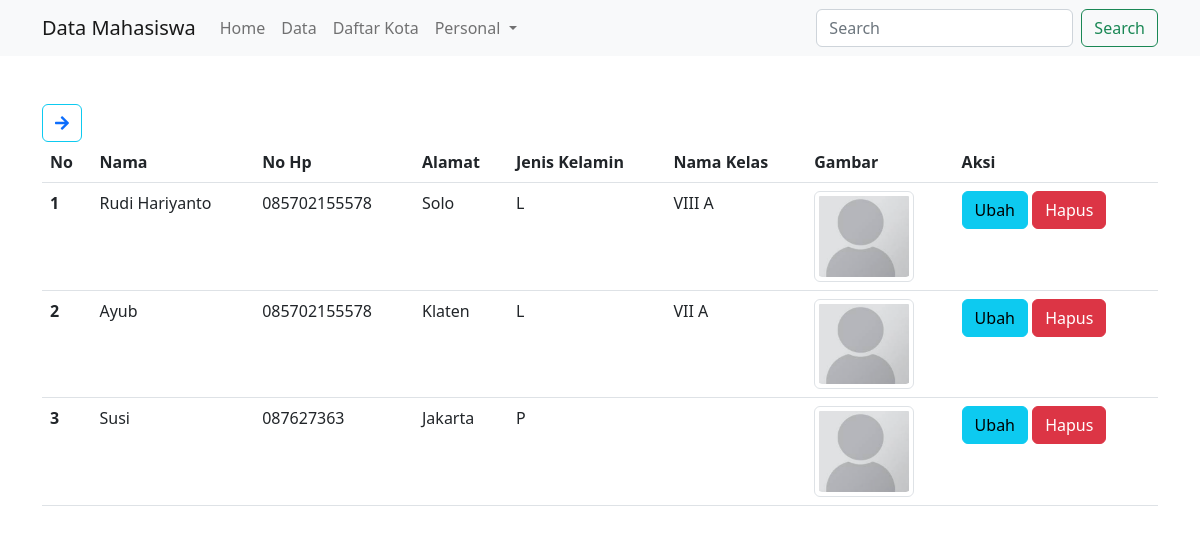
The app's page /home.php with its own data.
### tables this page shows
CREATE TABLE `data_siswa` (
  `no` int(11) NOT NULL,
  `nama` varchar(255) NOT NULL,
  `alamat` text NOT NULL,
  `nohp` varchar(16) NOT NULL,
  `jenkel` enum('L','P') NOT NULL,
  `email` varchar(40) NOT NULL,
  `foto` text NOT NULL
);

CREATE TABLE `kelas` (
  `id` int(11) NOT NULL,
  `nama_kelas` varchar(20) NOT NULL,
  `kapasitas` int(11) NOT NULL
);

### home.php (the view, shortened to what this page needs)
<?php
require_once('koneksi.php');
$limit = 10;
$offset = 0;
if (isset($_GET['pencarian'])) {
    $cari = $_GET['pencarian'];
    $ambil_data = mysqli_query($con, "SELECT a.*,k.nama_kelas FROM `data_siswa` a left JOIN  daftar_kelas b on b.no_siswa=a.no left join kelas k on k.id=b.id_kelas where a.nama like '%$cari%' LIMIT $offset, $limit ");
} else {
    $ambil_data = mysqli_query($con, "SELECT a.*,k.nama_kelas FROM `data_siswa` a left JOIN daftar_kelas b on b.no_siswa=a.no left join kelas k on k.id=b.id_kelas LIMIT $offset, $limit ");
}
?>
<!doctype html>
<html lang="en">
<head>
    <link href="https://cdn.jsdelivr.net/npm/bootstrap@5.2.3/dist/css/bootstrap.min.css" rel="stylesheet"
>
    <link href="https://cdnjs.cloudflare.com/ajax/libs/font-awesome/5.15.1/css/all.min.css" rel="stylesheet">
</head>
<body>
    <?php require_once('navbar.php'); ?>
    <div class="container mt-5">
        <table class="table">
            <thead>
                <tr>
                    <th scope="col">No</th>
                    <th scope="col">Nama</th>
                    <th scope="col">No Hp</th>
                    <th scope="col">Alamat</th>
                    <th scope="col">Jenis Kelamin</th>
                    <th scope="col">Nama Kelas</th>
                    <th scope="col">Gambar</th>
                    <th>Aksi</th>
                </tr>
            </thead>
            <tbody>
<div class="pagination">
    <button type="button" class="btn btn-outline-info next-btn">
    <a  style="text-decoration: none;" href="home.php?offset=<?php echo $offset + 10 ?>">
    <i class="fas fa-arrow-right"></i>
            </a>
    </button>
</div>
                <?php $no = 1;
                while ($data = mysqli_fetch_assoc($ambil_data)) {
                    if ($data['foto'] == "") {
                        $gambar = "Noimg.png";
                    } else {
                        $gambar = $data['foto'];
                    }
                    ?>
                    <tr>
                        <th scope="row"><?= $no++; ?></th>
                        <td>
                            <?php echo $data['nama'] ?>
                        </td>
                        <td>
                            <?php echo $data['nohp'] ?>
                        </td>
                        <td><?= $data['alamat'] ?></td>
                        <td>
                            <?= $data['jenkel'] ?>
                        </td>
                        <td><?= $data['nama_kelas'] ?></td>
                        <td><img class="img-thumbnail" width="100" src="assets/<?= $gambar ?>" /></td>
                        <td>
                            <button class="btn btn-info" data-bs-toggle="modal" data-bs-target="#exampleModal"
                                data-bs-id="<?= $data['no'] ?>" data-bs-aksi="ubah"> Ubah
                            </button>
                            <button class="btn btn-danger" data-bs-toggle="modal" data-bs-target="#exampleModal"
                                data-bs-id="<?= $data['no'] ?>" data-bs-aksi="hapus"> Hapus
                            </button>
                        </td>
                    </tr>
                <?php } ?>
            </tbody>
            </table>
</div>
</body>
</html>

### navbar.php (shortened to what this page needs)
<nav class="navbar navbar-expand-lg navbar-light bg-light " style="background-color: #e3f2fd;">
    <div class="container">
        <a class="navbar-brand" href="#">Data Mahasiswa</a>
        <div class="collapse navbar-collapse" id="navbarSupportedContent">
            <ul class="navbar-nav me-auto mb-2 mb-lg-0">
                <li class="nav-item">
                    <a class="nav-link <?=($menu=="home") ? "active" : "" ;?>" aria-current="page" href="index.php">Home</a>
                </li>
                <li class="nav-item">
                    <a class="nav-link <?=($menu=="data") ? "active" : "" ;?>" href="home.php">Data</a>
                </li>
                <li class="nav-item">
                    <a class="nav-link <?=($menu=="data") ? "active" : "" ;?>" href="daftarkota.php">Daftar Kota</a>
                </li>
                <li class="nav-item dropdown">
                    <a class="nav-link dropdown-toggle" href="#" role="button" data-bs-toggle="dropdown"
                        aria-expanded="false">
                        Personal
                    </a>
                </li>
            </ul>
            <form action="" method="GET" class="d-flex" role="search">
                <input class="form-control me-2" type="search" placeholder="Search" aria-label="Search" name="pencarian" value="<?=(isset($_GET['pencarian']))? $_GET['pencarian']:""?>">
                <button class="btn btn-outline-success" type="submit">Search</button>
            </form>
        </div>
    </div>
</nav>

### records on screen
data_siswa: nama "Rudi Hariyanto", nohp "085702155578", alamat "Solo", jenkel "L", kelas.nama_kelas "VIII A"
data_siswa: nama "Ayub", nohp "085702155578", alamat "Klaten", jenkel "L", kelas.nama_kelas "VII A"
data_siswa: nama "Susi", nohp "087627363", alamat "Jakarta", jenkel "P"
